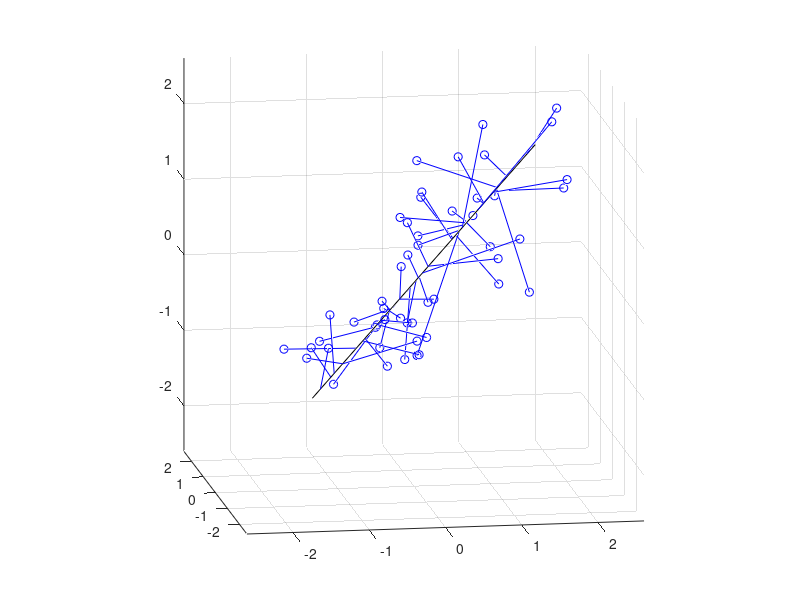

Write the MATLAB code that produced this figure.
load carsmall
x1 = Weight;
x2 = Horsepower;    % Contains NaN data
y = MPG;

X = [ones(size(x1)) x1 x2 x1.*x2];
b = regress(y,X)    % Removes NaN data

scatter3(x1,x2,y,'filled')
hold on
x1fit = min(x1):100:max(x1);
x2fit = min(x2):10:max(x2);
[X1FIT,X2FIT] = meshgrid(x1fit,x2fit);
YFIT = b(1) + b(2)*X1FIT + b(3)*X2FIT + b(4)*X1FIT.*X2FIT;
mesh(X1FIT,X2FIT,YFIT)
xlabel('Weight')
ylabel('Horsepower')
zlabel('MPG')
view(50,10)
hold off

%% projection
% https://www.mathworks.com/help/stats/fitting-an-orthogonal-regression-using-principal-components-analysis.html
% fitting a plane to 3D data
rng(5,'twister');
X = mvnrnd([0 0 0], [1 .2 .7; .2 1 0; .7 0 1],50);
plot3(X(:,1),X(:,2),X(:,3),'bo');
grid on;
maxlim = max(abs(X(:)))*1.1;
axis([-maxlim maxlim -maxlim maxlim -maxlim maxlim]);
axis square
view(-9,12);

[coeff,score,roots] = pca(X);
basis = coeff(:,1:2);
normal = coeff(:,3);

pctExplained = roots' ./ sum(roots);

[n,p] = size(X);
meanX = mean(X,1);
Xfit = repmat(meanX,n,1) + score(:,1:2)*coeff(:,1:2)';
residuals = X - Xfit;

error = abs((X - repmat(meanX,n,1))*normal);
sse = sum(error.^2);

[xgrid,ygrid] = meshgrid(linspace(min(X(:,1)),max(X(:,1)),5), ...
                         linspace(min(X(:,2)),max(X(:,2)),5));
zgrid = (1/normal(3)) .* (meanX*normal - (xgrid.*normal(1) + ygrid.*normal(2)));
h = mesh(xgrid,ygrid,zgrid,'EdgeColor',[0 0 0],'FaceAlpha',0);

hold on
above = (X-repmat(meanX,n,1))*normal < 0;
below = ~above;
nabove = sum(above);
X1 = [X(above,1) Xfit(above,1) nan*ones(nabove,1)];
X2 = [X(above,2) Xfit(above,2) nan*ones(nabove,1)];
X3 = [X(above,3) Xfit(above,3) nan*ones(nabove,1)];
plot3(X1',X2',X3','-', X(above,1),X(above,2),X(above,3),'o', 'Color',[0 .7 0]);
nbelow = sum(below);
X1 = [X(below,1) Xfit(below,1) nan*ones(nbelow,1)];
X2 = [X(below,2) Xfit(below,2) nan*ones(nbelow,1)];
X3 = [X(below,3) Xfit(below,3) nan*ones(nbelow,1)];
plot3(X1',X2',X3','-', X(below,1),X(below,2),X(below,3),'o', 'Color',[1 0 0]);

hold off
maxlim = max(abs(X(:)))*1.1;
axis([-maxlim maxlim -maxlim maxlim -maxlim maxlim]);
axis square
view(-9,12);


% fitting a line to 3D data
dirVect = coeff(:,1)
Xfit1 = repmat(meanX,n,1) + score(:,1)*coeff(:,1)';
t = [min(score(:,1))-.2, max(score(:,1))+.2];
endpts = [meanX + t(1)*dirVect'; meanX + t(2)*dirVect'];
plot3(endpts(:,1),endpts(:,2),endpts(:,3),'k-');

X1 = [X(:,1) Xfit1(:,1) nan*ones(n,1)];
X2 = [X(:,2) Xfit1(:,2) nan*ones(n,1)];
X3 = [X(:,3) Xfit1(:,3) nan*ones(n,1)];
hold on
plot3(X1',X2',X3','b-', X(:,1),X(:,2),X(:,3),'bo');
hold off
maxlim = max(abs(X(:)))*1.1;
axis([-maxlim maxlim -maxlim maxlim -maxlim maxlim]);
axis square
view(-9,12);
grid on
